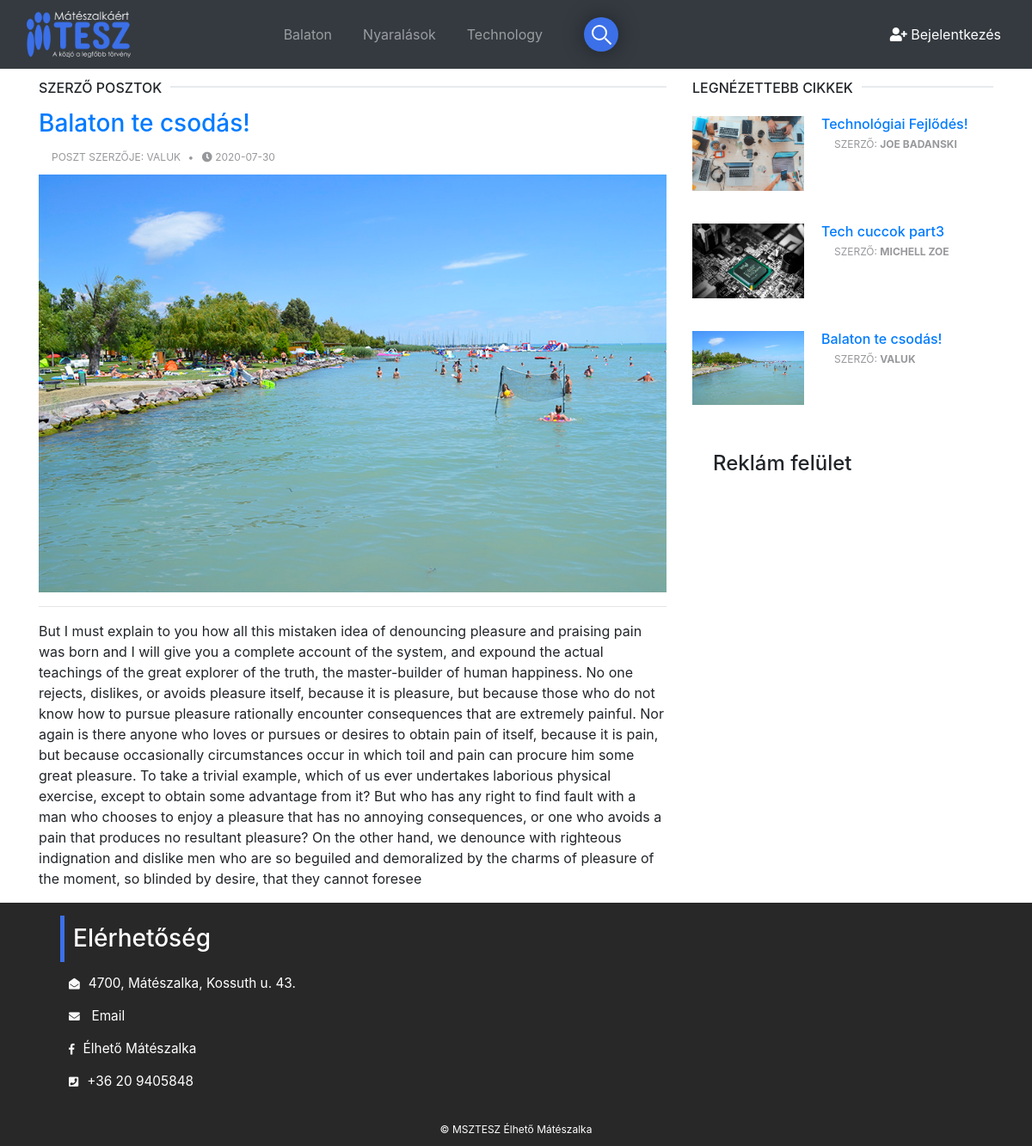
The page /user_post.php?user=valuk&p_id=47 on the database its author committed.
### tables this page shows
CREATE TABLE `kategoriak` (
  `cat_id` int(3) UNSIGNED NOT NULL,
  `cat_cim` varchar(255) NOT NULL
);

CREATE TABLE `posztok` (
  `post_id` int(3) NOT NULL,
  `post_cat_id` int(3) NOT NULL,
  `post_cim` varchar(255) NOT NULL,
  `post_author` varchar(255) NOT NULL,
  `post_user` varchar(255) NOT NULL,
  `post_date` varchar(50) NOT NULL,
  `post_img` text NOT NULL,
  `post_tartalom` text NOT NULL,
  `post_tags` varchar(255) NOT NULL,
  `post_com_count` int(11) NOT NULL,
  `post_status` varchar(255) NOT NULL,
  `post_views` int(11) NOT NULL,
  `likes` int(11) NOT NULL
);

### admin/functions.php (called while the page is built, shortened)
<?php
function imagePlaceholder($image = ''){
 if (!$image) {
   return 'img';
 } else {
   return $image;
 }
}
?>

### user_post.php (the view, shortened to what this page needs)
<?php include "includes/header.php"; ?>
<?php include "includes/nav.php"; ?>
    <div class="container">
        <div class="row">
            <div class="col-md-8">
                 <?php
             if (isset($_GET['p_id'])) {
                  $the_post_user = $_GET['user'];
                 $query = "SELECT * FROM posztok WHERE post_user = '{$the_post_user}' ";
                 $select_all_post = mysqli_query($connect, $query);
                 while ($row = mysqli_fetch_assoc($select_all_post)) {
                   $post_id = $row['post_id'];
                   $post_cim = $row['post_cim'];
                   $post_user = $row['post_user'];
                   $post_date = $row['post_date'];
                   $post_img = $row['post_img'];
                   $post_tartalom = $row['post_tartalom'];
                 ?>
                 <div class="section-title">
                   <h2 class="title">Szerző Posztok</h2>
                 </div>
                   <h3 class="post-title"><a class="author" href="post/<?php echo $post_id; ?>"><?php echo $post_cim ?></a></h3>
                  <ul class="post-meta">
                       <li>
                         Poszt szerzője: <?php echo $post_user ?>
                       </li>
                   <li><span class="fa fa-clock-o"></span> <?php echo $post_date ?></li>
                  </ul>
                   <img class="img-fluid" src="img/<?php echo $post_img; ?>" alt="pic">
                   <hr>
                   <p><?php echo $post_tartalom ?></p>
                 <?php } }?>
      </div>
            <?php include "includes/side.php"; ?>
        </div>
        </div>
        <?php include "includes/footer.php"; ?>

### includes/nav.php (shortened to what this page needs)
<nav class="navbar navbar-expand-lg navbar-dark fixed-top bg-dark">
	<div class="navbar-header d-flex col">
		<a class="navbar-brand" href="/cms"><img src="/cms/img/logo02.png"  alt="logo"></a>
	</div>
	<div id="navbarCollapse" class="collapse navbar-collapse justify-content-start">
		<ul class="nav navbar-nav">
        <?php
$query = "SELECT * FROM kategoriak";
$select_all_cat_query = mysqli_query($connect, $query);
while ($row = mysqli_fetch_assoc($select_all_cat_query)) {
  $cat_cim = $row['cat_cim'];
  $cat_id = $row['cat_id'];
  $category_class = '';
  echo "<li class='$category_class'><a class='nav-link' href='/cms/category/$cat_id'>{$cat_cim}</a></li>";
}
?>
		</ul>
		<form action="/cms/search" method="post">
            <div class="box">
                <span class="search">
                    <button name="send" class="btn btn-default" type="send">
                   </button>
                </span>
              </div>
            </form>
		<ul class="nav navbar-nav navbar-right ml-auto">
  <?php if (isset($_SESSION['user_role'])): ?>
<?php if (empty($_SESSION['user_image'])): ?>
  <li>
  <img class="img-responsive rounded-circle" src="https://raw.githubusercontent.com/azouaoui-med/pro-sidebar-template/gh-pages/src/img/user.jpg" width="40"
          alt="default picture"></li>
<?php else: ?>
  <li><img class="img-responsive rounded-circle" src="/cms/img/<?php echo $_SESSION['user_image']; ?>" width="40"
    alt="User picture"></li>
<?php endif; ?>
<li class="nav-item"><span class="users">
  <strong>Üdvözöljük,</strong>
  <?php echo $_SESSION['username']; ?>
</span></li>
<li><a class="nav-item" href="/cms/includes/logout.php">
<i class="fa fa-power-off"></i>
<strong>Kilépés</strong>
</a></li>
<?php else: ?>
 <a class="login-trigger" href="#" data-target="#login" data-toggle="modal"><i class="fa fa-user-plus"></i> Bejelentkezés</a>
<?php endif; ?>
</ul>
	</div>
</nav>

### includes/side.php
<div class="col-md-4">
<div class="aside-widget">
  <div class="section-title">
    <h2 class="title">Legnézettebb cikkek</h2>
  </div>
  <?php
        $query = "SELECT * FROM posztok ORDER BY post_views DESC LIMIT 3";
        $select_view_post = mysqli_query($connect, $query);
        while ($row = mysqli_fetch_assoc($select_view_post)) {
          $post_id = $row['post_id'];
          $post_cim = $row['post_cim'];
          $post_img = $row['post_img'];
          $post_user = $row['post_user'];
          $post_author = $row['post_author'];
         ?>
  <div class="post post-widget">
    <a class="post-img" href="/cms/post.php?p_id=<?php echo $post_id; ?>">
    <img class="img-fluid" src="/cms/img/<?php echo imagePlaceholder($post_img); ?>" alt="">
    </a>
    <div class="post-body">
    <h3 class="post-title"><a class="author" href="/cms/post/<?php echo $post_id; ?>"><?php echo $post_cim ?></a></h3>
    <ul class="post-meta">
      <li><?php if (!empty($post_user)): ?>
        Szerző: <a class="author" href="/cms/user_post.php?user=<?php echo $post_user; ?>&p_id=<?php echo $post_id; ?>"  target="_blank"><?php echo $post_user ?></a>
      <?php else: ?>
          Szerző: <a class="author" href="/cms/author_post.php?author=<?php echo $post_author; ?>&p_id=<?php echo $post_id; ?>"  target="_blank"><?php echo $post_author ?></a>
      <?php endif; ?></li>
    </ul>
    </div>
  </div>
<?php } ?>
</div>
<?php include "widget.php"; ?>
</div>

### css/custom.css (style rules this page uses)
body { padding-top: 75px; }
a.nav-link { color: #fff; text-decoration: none; margin: 0px 10px; padding: 10px; position: relative; z-index: 0; cursor: pointer; }
.navbar-nav .nav-link:before, .navbar-nav .nav-link:after { position: absolute; left: 0px; width: 100%; height: 2px; background: #3c70e8; content: ""; opacity: 0; transition: all 0.3s; }
.navbar-nav .nav-link:before { top: 0px; transform: translateY(10px); }
.navbar-nav .nav-link:after { bottom: 0px; transform: translateY(-10px); }
a.author { text-decoration: none; }
.section-title { position: relative; top: 15px; margin-bottom: 20px; }
.section-title .title { position: relative; display: inline-block; background-color: #fff; font-size: 16px; text-transform: uppercase; margin-top: 0px; margin-bottom: 10px; padding-right: 10px; z-index: 20; }
.section-title:after { content: ""; display: inline-block; height: 2px; background-color: #e8eaed; position: absolute; left: 0; right: 0; top: 10px; z-index: 10; }
.post-meta { list-style-type: disc; padding-left: 15px; margin-bottom: 10px; }
.post-meta li { display: inline-block; color: #97989b; font-size: 12px; text-transform: uppercase; }
.post-meta li a { color: #97989b; font-weight: 700; }
.post-meta li:after { content: '•'; display: inline-block; padding-left: 5px; padding-right: 5px; }
.post-meta li:last-child:after { display: none; }
.post { position: relative; margin-bottom: 30px; }
.post .post-body { position: relative; margin: -50px 0px 0px 3%; padding: 5%; background: #fff; z-index: 10; }
.post .post-img { display: block; overflow: hidden; }
.post-img>img { width: 100%; -webkit-transition: 1.6s -webkit-transform; transition: 1.6s -webkit-transform; transition: 1.6s transform; transition: 1.6s transform, 1.6s -webkit-transform; }
.post .post-meta { margin-bottom: 10px; }
.post { padding-top: 8px; }
.post:after { content: ''; display: table; clear: both; }
.post .post-body { margin: 0px 0px 0px calc(40% + 30px); padding: 0; }
.post.post-widget:after { content: ""; display: table; clear: both; }
.post.post-widget .post-img { float: left; width: 130px; }
.post.post-widget .post-body { position: relative; background: transparent; margin: 0px 0px 0px 150px; padding: 0; }
.post.post-widget .post-title { font-size: 16px; margin-bottom: 0px; }
.box { position: relative; margin: auto; top: 0; left: -25px; right: 0; bottom: 0; width: 50px; height: 50px; margin-left: 50px; }
.box .search { position: absolute; margin: auto; top: 0; right: 0; bottom: 0; left: 0; width: 40px; height: 40px; background: #3c70e8; border-radius: 50%; transition: all 1s; z-index: 4; box-shadow: 0 0 25px 0 rgba(0, 0, 0, 0.4); }
.box .search::before { content: ""; position: absolute; margin: auto; top: 16px; right: 0; bottom: 0; left: 15px; width: 10px; height: 2px; background: white; transform: rotate(45deg); transition: all 0.5s; }
.box .search::after { content: ""; position: absolute; margin: auto; top: -5px; right: 0; bottom: 0; left: -5px; width: 18px; height: 18px; border-radius: 50%; border: 2px solid white; transition: all 0.5s; }

### css/login.css (style rules this page uses)
a.login-trigger { color: #fff; text-decoration: none; padding: 10px 20px; position: relative; top: 0; }

### rows shown on the page
kategoriak: cat_cim "Balaton"
kategoriak: cat_cim "Nyaralások"
kategoriak: cat_cim "Technology"
posztok: post_cim "Balaton te csodás!", post_user "VALUK", post_date "2020-07-30", post_img (picture), post_tartalom "But I must explain to you how all this mistaken idea of denouncing pleasure and praising pain was born and I will give you a complete account of the system, and expound the actual teachings of the great explorer of the truth, the master-builder of human happiness. No one rejects, dislikes, or avoids pleasure itself, because it is pleasure, but because those who do not know how to pursue pleasure rationally encounter consequences that are extremely painful. Nor again is there anyone who loves or pursues or desires to obtain pain of itself, because it is pain, but because occasionally circumstances occur in which toil and pain can procure him some great pleasure. To take a trivial example,…"
posztok: post_img (picture), post_cim "Technológiai Fejlődés!", post_author "JOE BADANSKI"
posztok: post_img (picture), post_cim "Tech cuccok part3", post_author "MICHELL ZOE"
